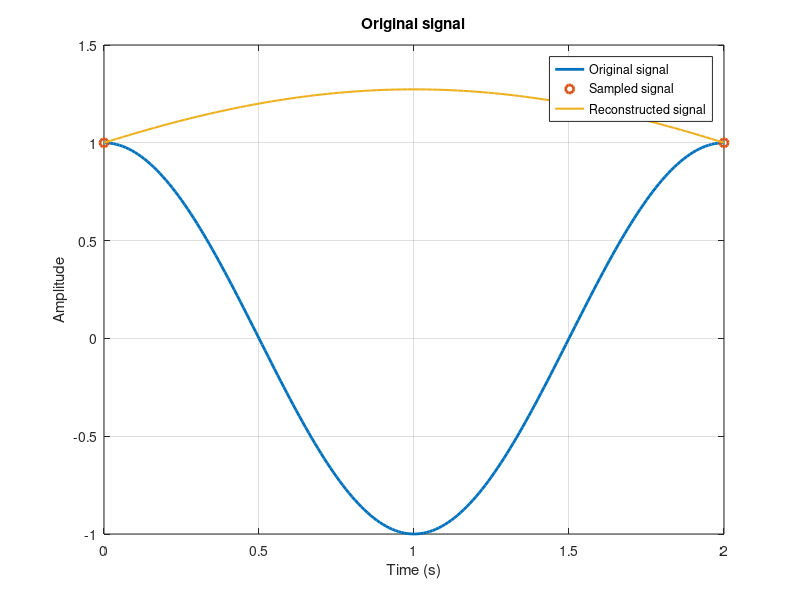
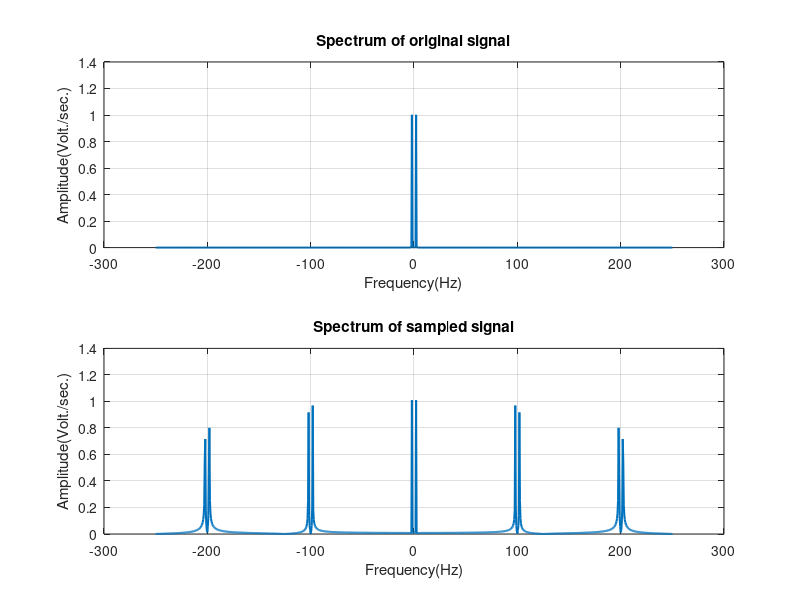

Write the MATLAB code that produced these figures, in order.
%% *Aliasing*
%% Clear the workspace
close all;
clear;
clc;

%% What is aliasing?
% *Nyquist-Shannon sampling theorem:* If a function $x(t)$ contains no frequencies
% higher than $B$ Hz, it is completely determined by giving its ordinates at a
% series of points spaced $1/(2B)$ seconds apart.
%
% *Proof:* Let $x(t)$ be a bandlimited function with Fourier transform $X(f)$.
% Then $X(f)$ is zero for $|f| > B$. &x_s(t) = x(t) \cdot s(t)$ is the sampled
% version of $x(t)$, where $s(t)$ is a train of impulses spaced $T_s$ seconds
% apart. The Fourier transform of $x_s(t)$ is $X_s(f) = X(f) * S(f)$, where $S(f)$
% is the Fourier transform of $s(t)$. $S(f)$ is a train of impulses spaced $1/T_s$
% Hz apart. As log as the $X(f)$ is zero for $|f| > B$, $X_s(f)$ is a train of
% $X(f)$ spaced $1/T_s$ Hz apart. If $T_s = 1/(2B)$, then the $X(f)$s in
% $X_s(f)$ are spaced $1/(2B)$ Hz apart, and $X_s(f)$ contains all the information
% in $X(f)$. Therefore, $x_s(t)$ contains all the information in $x(t)$.
%
% *Aliasing:* If $x(t)$ is not bandlimited, then $X(f)$ is not zero for $|f| > B$ or
% $T_s > 1/(2B)$. In this case, $X_s(f)$ is not a train of $X(f)$ spaced $1/T_s$
% Hz apart. The $X(f)$s in $X_s(f)$ overlap, and $X_s(f)$ does not contain all
% the information in $X(f)$. Therefore, $x_s(t)$ does not contain all the
% information in $x(t)$. This is called aliasing.

% *Reconstruction:* If $x(t)$ is bandlimited, then $x(t)$ can be reconstructed
% from $x_s(t)$ by passing $x_s(t)$ through a lowpass filter with cutoff
% frequency $B$ Hz. This is called reconstruction.
%
% The filter only filters one period of the sampled signal in the frequency
% domain. The filter is a sinc function in the time domain. The sinc function
% has infinite duration. Therefore, the filter cannot be implemented in practice.
% Instead, a practical filter is used. The practical filter is a windowed sinc
% function. The windowed sinc function has finite duration. The windowed sinc
% function is called a *reconstruction filter*.

%% Aliasing in the time domain
% In time domain we sample the signal at a rate $f_s$ and we get the sampled
% signal $x_s(t)$. The sampled signal is a train of impulses spaced $1/f_s$
% seconds apart. The sampled signal is a multiplication of the original signal
% $x(t)$ and the train of impulses $s(t)$.
%
% We don't need to multiply the signal with the train of impulses. We just need
% to sample the signal at a rate $f_s$ and we get the sampled signal $x_s(t)$.
%
% In this example, we sample a sinusoid at a rate $f_s = 1$ Hz. The sinusoid
% frequency is $f = 0.5$ Hz. The sampled signal is a train of impulses spaced
% $1/f_s = 1$ seconds apart.

fs = 100;
t = 0:1/fs:2;
f0 = 0.5;
x_original = cos(2*pi*f0*t);

fs_low = 0.5;
t_sampled = 0:1/fs_low:2;
x_sampled = cos(2*pi*f0*t_sampled);

figure('Name', 'Aliasing in the time domain');
plot(t, x_original, 'LineWidth', 2);
xlabel('Time (s)');
ylabel('Amplitude');
title('Original signal');
grid on;
hold on;
plot(t_sampled, x_sampled, 'o','LineWidth', 2);
legend('Original signal', 'Sampled signal');
%%%
% To reconstruct the signal with higher resolution, we need to add more samples.
% we add some zero samples between the x_sampled. we define a variable called
% $prc_rate$ which is the rate of precision. The higher the $prc_rate$ the
% higher the precision of reconstruction.
%
% We define the time vector $t1$ with higher resolution. We define the signal
% $x1$ with higher resolution. We add the samples of $x_sampled$ to $x1$ with
% the rate of $prc_rate$. We add the zero samples to $x1$ with the rate of
% $prc_rate$. We define the sinc function $h$ with higher resolution.
%
% We can see the aliasing in the reconstructed signal. The reconstructed signal
% is not the same as the original signal.
prc_rate = 100;
t1 = -2:1 / (prc_rate * fs_low):2;
x1 = zeros(1, (length(t1) + 1) / 2);
x1(1:prc_rate:end) = x_sampled;

h = sinc(fs_low * t1);
y = conv(x1, h, 'same');

plot(t1((length(t1) + 1) / 2:end), y, 'LineWidth', 1.5);
legend('Original signal', 'Sampled signal', 'Reconstructed signal')

%% Aliasing in frequency domain
% In frequency domain we should check the spectrum of the signal. and the
% spectrum of the sampled signal. The spectrum of the sampled signal should be
% the periodic repetition of the spectrum of the original signal. If the
% sampling rate is lower than the Nyquist rate, the spectrum of the sampled
% signal will overlap with the spectrum of the original signal. This is called
% aliasing.
fs = 500;
Ts = 1/500;

t = -1:Ts:1;
f0 = 2;
x = cos(2*pi*f0*t);
N = length(x);
sampling_frq = 100;

f_axis = linspace(-fs / 2, fs / 2, N);
FT_x = fftshift(fft(x))/fs;
sampled_signal = zeros(1, N);
sampled_signal(1:fs / sampling_frq:end) = x(1:fs / sampling_frq:end);
FT_sampled_signal = 1 / sampling_frq * fftshift(fft(sampled_signal));
figure('Name', 'Aliasing in frequency domain');
subplot(2, 1, 1);
plot(f_axis, abs(FT_x), 'LineWidth', 1.5);
xlabel('Frequency(Hz)');
ylabel('Amplitude(Volt./sec.)');
title('Spectrum of original signal');
grid on;
subplot(2, 1, 2);
plot(f_axis, abs(FT_sampled_signal), 'LineWidth', 1.5);
xlabel('Frequency(Hz)');
ylabel('Amplitude(Volt./sec.)');
title('Spectrum of sampled signal');
grid on;
